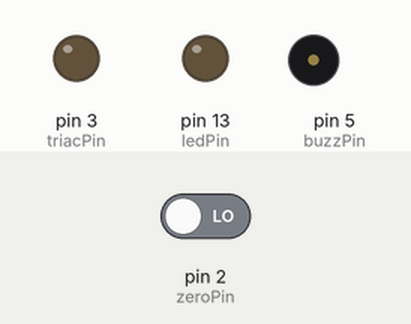
Simulated run of this sketch. Board: Arduino Uno, built with avr-gcc and run on an emulated ATmega328P. Parts: output pins drawn as LEDs (lit = HIGH), buzzer (waves = sounding, pin HIGH). The test bench sets the inputs (shaded band); at power-on: pin 2 (zeroPin) LOW.

Above: at 1.1 s.
At 6.01 s:
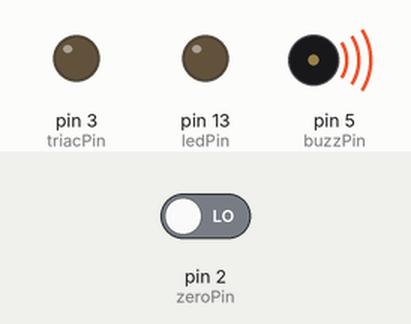
At 7.2 s:
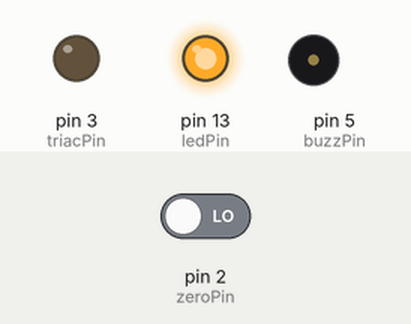
Timing chart, 0 to 8.7 s (numbered marks = the images above):
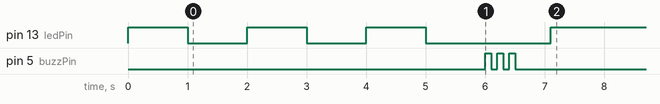

The sketch:

PhaseAngleControl.ino
```cpp
#define zeroPin 2
#define triacPin 3
int ledPin=13;
int buzzPin=5;
int trigerTime = 9000;
int pulseDelay;

void setup(){

  pinMode(triacPin, OUTPUT);

  digitalWrite(triacPin, LOW);

  attachInterrupt(0, angle, RISING);
  pinMode(5, OUTPUT);
  pinMode(ledPin, OUTPUT);

  for(int k=0;k<3;k++)
  {
    digitalWrite(ledPin, HIGH);
    delay(1000);
    digitalWrite(ledPin, LOW);
    delay(1000);
  }

  for(int k=0;k<3;k++)
  {
    digitalWrite(buzzPin, HIGH);
    delay(100);
    digitalWrite(buzzPin, LOW);
    delay(100);
  }

  digitalWrite(ledPin, LOW);
  delay(500);
  digitalWrite(ledPin, HIGH);

}

void loop(){

  for (int i=12; i <= 120; i++)
  {
  pulseDelay = i;
  delay(10);
  }

  for (int i=120; i >= 12; i--)
  {
  pulseDelay = i;
  delay(10);
  }
  delay(2000);
}


void angle()
{
  trigerTime = (pulseDelay*75);
  delayMicroseconds(trigerTime);
  digitalWrite(triacPin, HIGH);
  delayMicroseconds(100);
  digitalWrite(triacPin, LOW);
}
```
